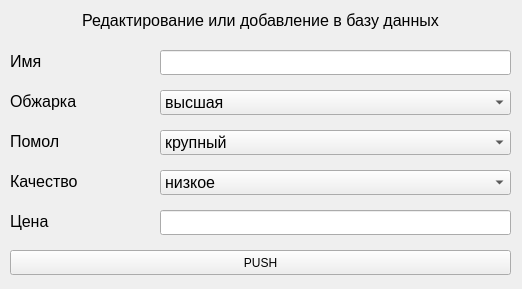
<?xml version="1.0" encoding="UTF-8"?>
<ui version="4.0">
 <class>Form</class>
 <widget class="QWidget" name="Form">
  <property name="geometry">
   <rect>
    <x>0</x>
    <y>0</y>
    <width>522</width>
    <height>289</height>
   </rect>
  </property>
  <property name="windowTitle">
   <string>Form</string>
  </property>
  <widget class="QLineEdit" name="line_name">
   <property name="geometry">
    <rect>
     <x>160</x>
     <y>50</y>
     <width>351</width>
     <height>25</height>
    </rect>
   </property>
   <property name="font">
    <font>
     <pointsize>12</pointsize>
    </font>
   </property>
  </widget>
  <widget class="QLabel" name="label">
   <property name="geometry">
    <rect>
     <x>10</x>
     <y>10</y>
     <width>501</width>
     <height>21</height>
    </rect>
   </property>
   <property name="font">
    <font>
     <pointsize>12</pointsize>
    </font>
   </property>
   <property name="layoutDirection">
    <enum>Qt::LeftToRight</enum>
   </property>
   <property name="text">
    <string>Редактирование или добавление в базу данных</string>
   </property>
   <property name="alignment">
    <set>Qt::AlignCenter</set>
   </property>
  </widget>
  <widget class="QLabel" name="label_name">
   <property name="geometry">
    <rect>
     <x>10</x>
     <y>50</y>
     <width>141</width>
     <height>21</height>
    </rect>
   </property>
   <property name="font">
    <font>
     <pointsize>12</pointsize>
    </font>
   </property>
   <property name="text">
    <string>Имя</string>
   </property>
   <property name="alignment">
    <set>Qt::AlignBottom|Qt::AlignLeading|Qt::AlignLeft</set>
   </property>
  </widget>
  <widget class="QLabel" name="label_degrees">
   <property name="geometry">
    <rect>
     <x>10</x>
     <y>90</y>
     <width>141</width>
     <height>21</height>
    </rect>
   </property>
   <property name="font">
    <font>
     <pointsize>12</pointsize>
    </font>
   </property>
   <property name="text">
    <string>Обжарка</string>
   </property>
   <property name="alignment">
    <set>Qt::AlignBottom|Qt::AlignLeading|Qt::AlignLeft</set>
   </property>
  </widget>
  <widget class="QComboBox" name="box_degrees">
   <property name="geometry">
    <rect>
     <x>160</x>
     <y>90</y>
     <width>351</width>
     <height>25</height>
    </rect>
   </property>
   <property name="font">
    <font>
     <pointsize>12</pointsize>
    </font>
   </property>
   <item>
    <property name="text">
     <string>высшая</string>
    </property>
   </item>
   <item>
    <property name="text">
     <string>сильная</string>
    </property>
   </item>
   <item>
    <property name="text">
     <string>средняя</string>
    </property>
   </item>
   <item>
    <property name="text">
     <string>легкая</string>
    </property>
   </item>
  </widget>
  <widget class="QLabel" name="label_griding">
   <property name="geometry">
    <rect>
     <x>10</x>
     <y>130</y>
     <width>141</width>
     <height>21</height>
    </rect>
   </property>
   <property name="font">
    <font>
     <pointsize>12</pointsize>
    </font>
   </property>
   <property name="text">
    <string>Помол</string>
   </property>
   <property name="alignment">
    <set>Qt::AlignBottom|Qt::AlignLeading|Qt::AlignLeft</set>
   </property>
  </widget>
  <widget class="QComboBox" name="box_griding">
   <property name="geometry">
    <rect>
     <x>160</x>
     <y>130</y>
     <width>351</width>
     <height>25</height>
    </rect>
   </property>
   <property name="font">
    <font>
     <pointsize>12</pointsize>
    </font>
   </property>
   <item>
    <property name="text">
     <string>крупный</string>
    </property>
   </item>
   <item>
    <property name="text">
     <string>средний</string>
    </property>
   </item>
   <item>
    <property name="text">
     <string>мелкий</string>
    </property>
   </item>
  </widget>
  <widget class="QComboBox" name="box_quality">
   <property name="geometry">
    <rect>
     <x>160</x>
     <y>170</y>
     <width>351</width>
     <height>25</height>
    </rect>
   </property>
   <property name="font">
    <font>
     <pointsize>12</pointsize>
    </font>
   </property>
   <item>
    <property name="text">
     <string>низкое</string>
    </property>
   </item>
   <item>
    <property name="text">
     <string>среднее</string>
    </property>
   </item>
   <item>
    <property name="text">
     <string>хорошее</string>
    </property>
   </item>
   <item>
    <property name="text">
     <string>лучшее</string>
    </property>
   </item>
  </widget>
  <widget class="QLabel" name="label_quality">
   <property name="geometry">
    <rect>
     <x>10</x>
     <y>170</y>
     <width>141</width>
     <height>21</height>
    </rect>
   </property>
   <property name="font">
    <font>
     <pointsize>12</pointsize>
    </font>
   </property>
   <property name="text">
    <string>Качество</string>
   </property>
   <property name="alignment">
    <set>Qt::AlignBottom|Qt::AlignLeading|Qt::AlignLeft</set>
   </property>
  </widget>
  <widget class="QLineEdit" name="line_price">
   <property name="geometry">
    <rect>
     <x>160</x>
     <y>210</y>
     <width>351</width>
     <height>25</height>
    </rect>
   </property>
   <property name="font">
    <font>
     <pointsize>12</pointsize>
    </font>
   </property>
   <property name="text">
    <string/>
   </property>
  </widget>
  <widget class="QLabel" name="label_price">
   <property name="geometry">
    <rect>
     <x>10</x>
     <y>210</y>
     <width>141</width>
     <height>21</height>
    </rect>
   </property>
   <property name="font">
    <font>
     <pointsize>12</pointsize>
    </font>
   </property>
   <property name="text">
    <string>Цена</string>
   </property>
   <property name="alignment">
    <set>Qt::AlignBottom|Qt::AlignLeading|Qt::AlignLeft</set>
   </property>
  </widget>
  <widget class="QPushButton" name="btn">
   <property name="geometry">
    <rect>
     <x>10</x>
     <y>250</y>
     <width>501</width>
     <height>25</height>
    </rect>
   </property>
   <property name="text">
    <string>PUSH</string>
   </property>
  </widget>
 </widget>
 <resources/>
 <connections/>
</ui>
